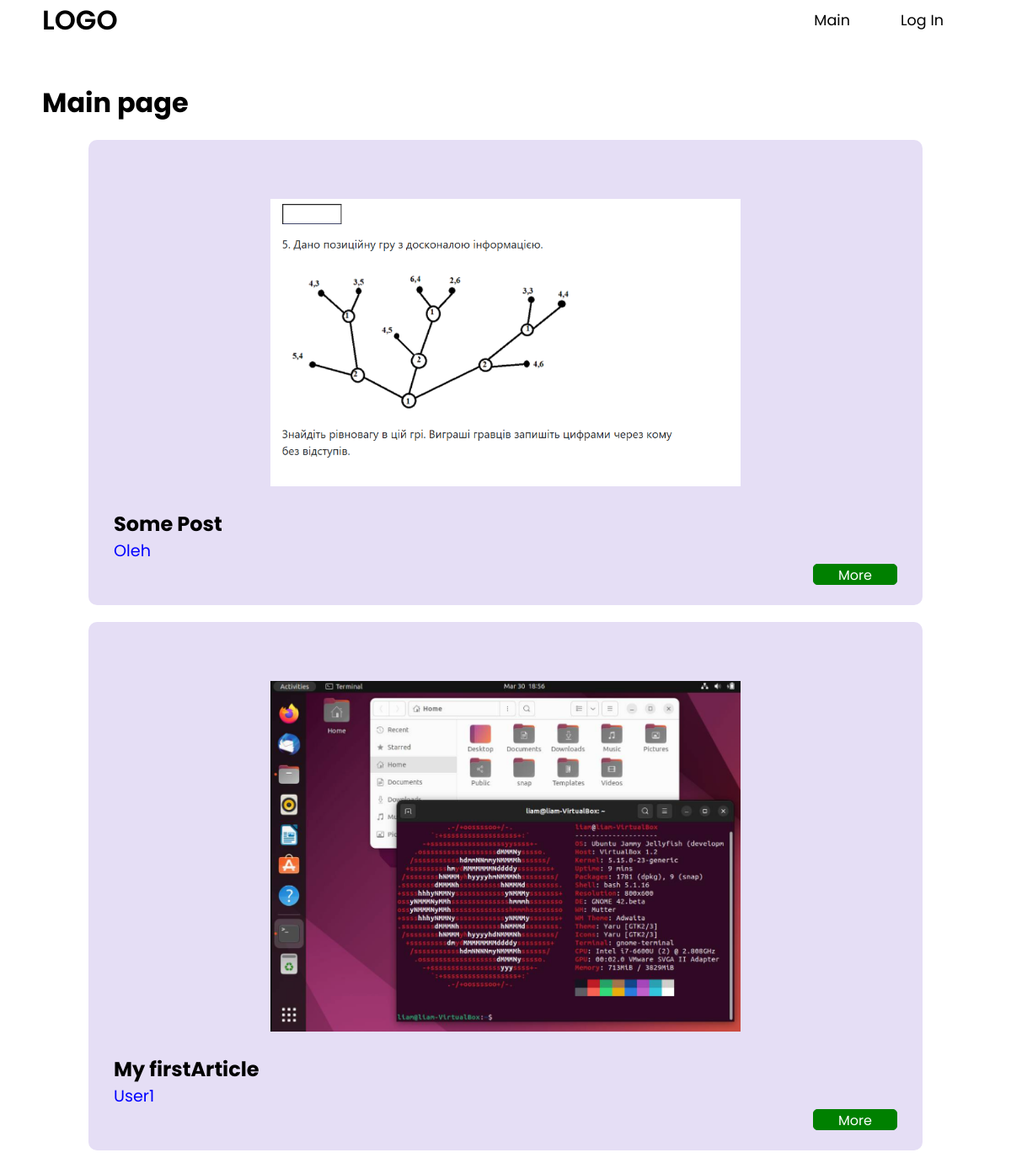
The page / on the database its author committed.
### main/models.py (models this page shows)
class Post(models.Model):
    userId = models.ForeignKey(User, on_delete=models.CASCADE)
    image = models.ImageField(upload_to='postUploads')
    title = models.TextField(max_length=100)
    text = models.TextField()

### main/views.py (the view)
# urls.py: path('', views.getIndex, name="main"),
def getIndex(request):
    posts = Post.objects.all()
    return render(request, "index.html", {"posts": posts})

### main/templates/index.html (shortened to what this page needs)
{% extends 'layout.html' %}
{% block content %}
    <h1>Main page</h1>
    {% for item in posts %}
        <div class="postCard">
            <img class="postImg" src={{item.image.url}}>
            <h2>{{item.title}}</h2>
            <a href="{% url 'profile' item.userId.id %}" style="color: blue; font-size: 1.2em;">{{item.userId}}</a>
            <a class="postBtn" href="{% url 'article' item.id %}">More</a>
        </div>
    {% endfor %}
{% endblock %}

### main/static/css/styles.css (style rules this page uses)
* { margin: 0; padding: 0; box-sizing: border-box; font-family: "Poppins", sans-serif; font-style: normal; }
a { text-decoration: none; color: #000; }
.postCard { width: 90%; padding: 50px 30px; background-color: #400bb022; border-radius: 10px; margin-top: 20px; margin: 20px auto; }
.postImg { width: 60%; margin: 20px 20%; }
.postBtn { color: #fff; display: block; width: 100px; height: 25px; text-align: center; align-content: center; background-color: green; border-radius: 5px; cursor: pointer; margin-top: 30px; float: right; border: solid 1px green; }

### rows shown on the page
Post: image (picture), title "Some Post", userId "Oleh"
Post: image (picture), title "My firstArticle", userId "User1"
